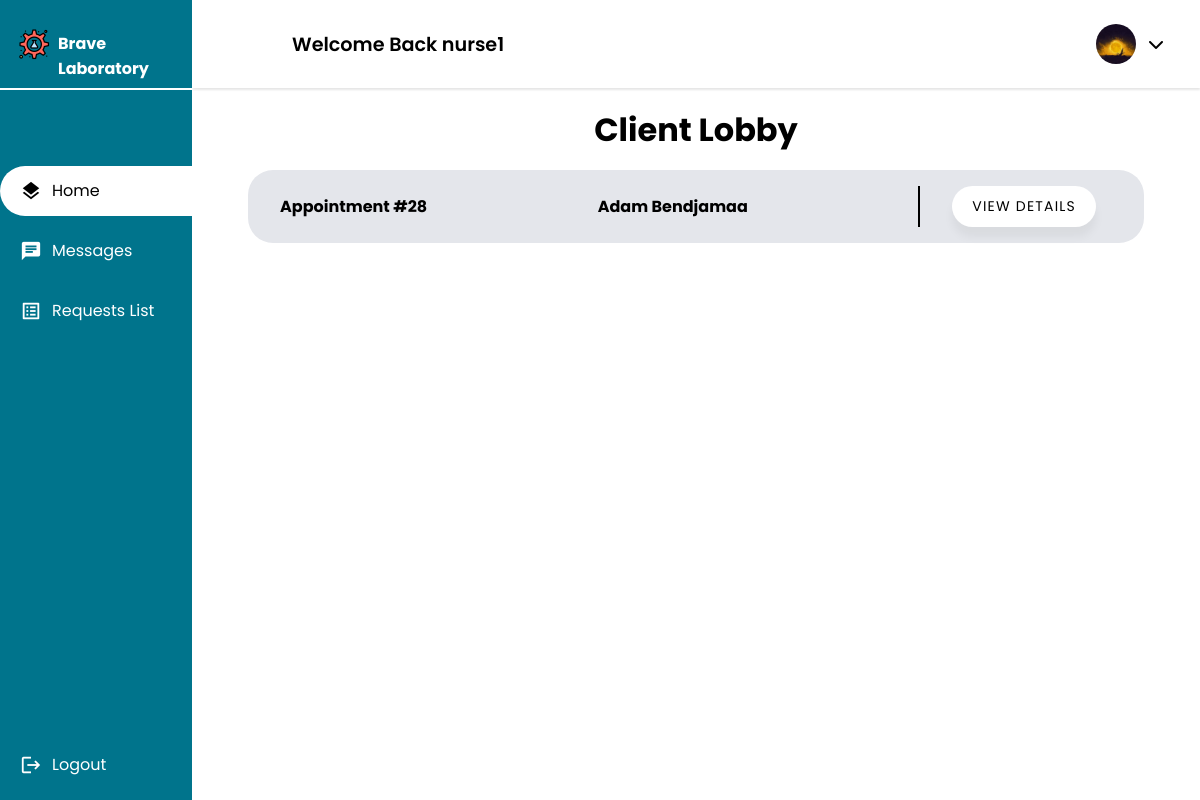
The page /nurse/home/lobby/ (signed in) on the database as committed earlier.
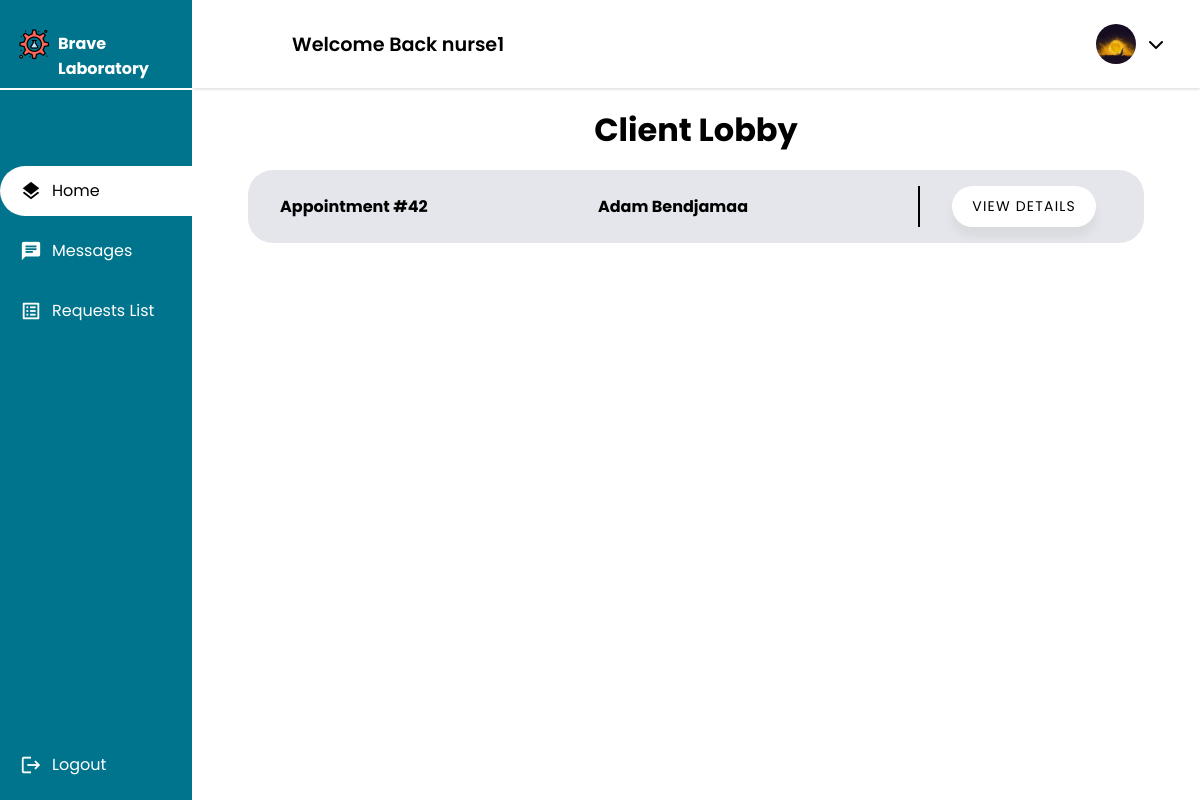
The same page on the database as committed later.
### main_home/models.py (models this page shows, shortened)
class Appointment(models.Model):
    UPCOMING = 'Upcoming'
    TOMORROW = 'Tommorow'
    TODAY = 'Today'
    OVERDUE = 'Overdue'
    STATUS_CHOICES = [
        (UPCOMING, 'Upcoming'),
        (TOMORROW, 'Tommorow'),
        (TODAY, 'Today'),
        (OVERDUE, 'Overdue'),
    ]
    client = models.ForeignKey(Client, on_delete=models.CASCADE)
    tests_requested = models.ManyToManyField(TestOffered)
    date = models.DateField(validators=[validate_date_not_past])
    description = models.CharField(max_length=1000,blank=True)
    document = models.ImageField(null=True,blank=True,upload_to='medical_documents')
    total_price = models.DecimalField(max_digits=10, decimal_places=2)
    payment_status = models.BooleanField(default=False)
    arrived = models.BooleanField(default=False)
    cancelled = models.BooleanField(default=False)
    performed = models.BooleanField(default=False)
    class Meta:
        db_table = 'appointment'

### client/models.py (models this page shows, shortened)
class Client(models.Model):
    GENDERS =[
        ('M','Male'),
        ('F','Female')
    ]
    user = models.OneToOneField(User, primary_key = True, on_delete=models.CASCADE)
    phone_number = models.CharField(max_length=10,validators=[phone_regex])
    gender = models.CharField(max_length = 1 ,choices = GENDERS)
    address = models.CharField(max_length=50)
    policy = models.BooleanField(default = False)
    profile_pic = models.ImageField(default="default.png", upload_to="profile_pics")
    date_of_birth = models.DateField(default='2003-03-08')
    tests_made = models.PositiveIntegerField(default=0)
    class Meta():
        db_table = 'auth_client'

### nurse/views.py (the view)
# urls.py: path("home/lobby/",views.nurse_home,name="nurse"),
@login_required
@permission_required('nurse.view_nurse', raise_exception=True)
def nurse_home(request):
    nurse = request.user.nurse
    lobby = nurse.lobby
    clients = lobby.clients.all()
    context = {
        'nurse': nurse,
        'clients': clients,
        "lobby":lobby
    }
    return render(request,'nurse/nurse.html', context)

### nurse/templates/nurse/nurse.html (shortened to what this page needs)
{% extends 'main_home/actors_base.html' %}
{% load static %}
{% block css_2 %}
<link rel="stylesheet" href="{% static 'css/list.css' %}">
{% endblock css_2 %}
{% block main %}
<div class="Container">
    <h1>Client Lobby</h1>
    {% if clients %}
        {% for client in clients %}
            <li class="app1">
                <span><strong>Appointment #{{ client.id }}</strong></span>
                <span><strong>{{ client.client.user.first_name }} {{ client.client.user.last_name }}</strong></span>
                <div class="buttons">
                    <button class="list-button"><a class="list-links" href="{% url 'lobby_detail' client.id %}">View Details</a></button>
                </div>
            </li>
        {% endfor %}
    {% endif %}
</div>
{% endblock main %}
{% block sidebar %}
    <li><a  href={% url 'nurse' %}><span class="material-icons X">layers</span> <span class="nav-item">Home</span></a></li>
    <li><a href={% url 'nurse_message_chat' %}><span class="material-icons X">chat</span><span class="nav-item">Messages</span></a></li>
    <li><a href={% url 'request_list' %}><span class="material-icons X">list_alt</span><span class="nav-item">Requests List</span></a></li>
{% endblock sidebar %}

Rows that differ between the two databases and show on the page:
removed Appointment: id "28", client.user.first_name "Adam", client.user.last_name "Bendjamaa"
added Appointment: id "42", client.user.first_name "Adam", client.user.last_name "Bendjamaa"
